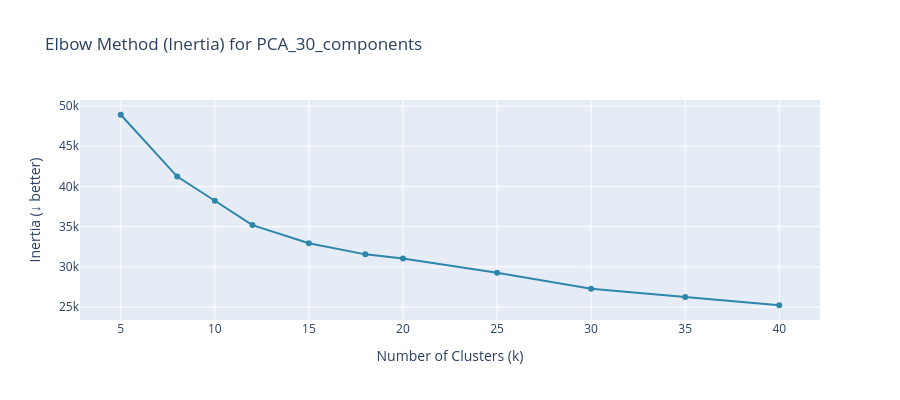

The notebook cell saved with this chart:
### Code cell
# Elbow curve for the best PCA configuration
best_pca_results = results_df[results_df['PCA_Config'] == best_pca_config]

fig2 = px.line(
    best_pca_results,
    x='k',
    y='Inertia',
    markers=True,
    title=f'Elbow Method (Inertia) for {best_pca_config}',
    labels={'k': 'Number of Clusters (k)', 'Inertia': 'Inertia (↓ better)'}
)

fig2.update_traces(line_color='#2E86AB')
fig2.update_layout(height=400)
fig2.show()

### Figure 1 — Plotly figure (JSON) as saved in the notebook; plotly's stock layout.template omitted (floating-point values rounded to 4 significant figures)
{"data": [{"hovertemplate": "Number of Clusters (k)=%{x}<br>Inertia (↓ better)=%{y}<extra></extra>", "legendgroup": "", "line": {"color": "#2E86AB", "dash": "solid"}, "marker": {"symbol": "circle"}, "mode": "lines+markers", "name": "", "orientation": "v", "showlegend": false, "type": "scatter", "x": [5, 8, 10, 12, 15, 18, 20, 25, 30, 35, 40], "xaxis": "x", "y": [48910.0, 41230.0, 38220.0, 35190.0, 32940.0, 31560.0, 31040.0, 29270.0, 27280.0, 26270.0, 25230.0], "yaxis": "y"}], "layout": {"height": 400, "legend": {"tracegroupgap": 0}, "title": {"text": "Elbow Method (Inertia) for PCA_30_components"}, "xaxis": {"anchor": "y", "domain": [0, 1], "title": {"text": "Number of Clusters (k)"}}, "yaxis": {"anchor": "x", "domain": [0, 1], "title": {"text": "Inertia (↓ better)"}}}}
